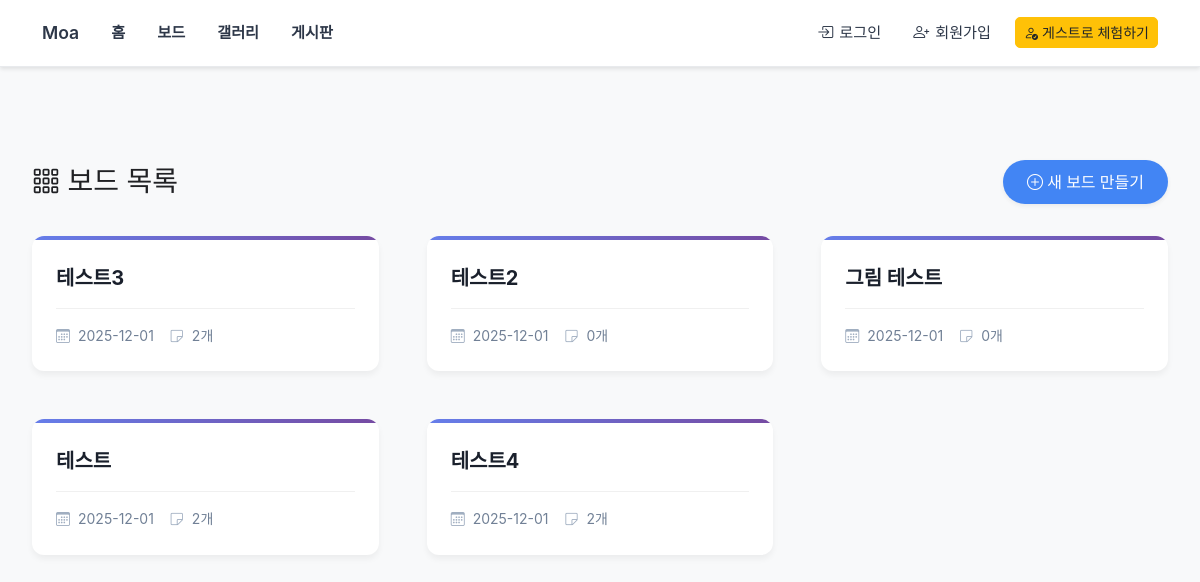
Screenshot of /collaboration/ with the database file from the repository.
### collaboration/models.py (models this page shows, shortened)
class Board(models.Model):
    title = models.CharField(max_length=100)
    creator = models.ForeignKey(
        settings.AUTH_USER_MODEL,
        on_delete=models.CASCADE,
        related_name='created_boards'
    )
    is_public = models.BooleanField(default=True, verbose_name='공개 여부')
    created_at = models.DateTimeField(auto_now_add=True)
    updated_at = models.DateTimeField(auto_now=True)
    class Meta:
        verbose_name = '보드'
        verbose_name_plural = '보드들'
        ordering = ['-created_at']

### collaboration/views.py (the view)
# urls.py: path('', views.board_list, name='board_list'),
def board_list(request):
    if request.user.is_authenticated:
        boards = Board.objects.filter(
            Q(is_public=True) | Q(creator=request.user)
        ).order_by('-created_at')
    else:
        boards = Board.objects.filter(is_public=True).order_by('-created_at')
    context = {
        'boards': boards
    }
    return render(request, 'collaboration/board_list.html', context)

### collaboration/templates/collaboration/board_list.html (shortened to what this page needs)
{% extends 'collaboration/base.html' %}
{% block content %}
<div class="gemini-header">
    <h1>
        <i class="bi bi-grid-3x3-gap"></i> 보드 목록
    </h1>
    <a href="{% url 'collaboration:board_create' %}" class="btn btn-gemini-primary">
        <i class="bi bi-plus-circle"></i> 새 보드 만들기
    </a>
</div>
{% if boards %}
    <div class="row row-cols-1 row-cols-md-2 row-cols-lg-3 g-5">
        {% for board in boards %}
            <div class="col">
                <a href="{% url 'collaboration:board_detail' board.id %}" class="board-card">
                    <div class="board-color-bar"></div>
                    <div class="board-card-body">
                        <h5 class="board-card-title">
                            {{ board.title }}
                        </h5>
                        <div class="board-card-meta">
                            <span class="board-card-meta-item">
                                <i class="bi bi-calendar3"></i>
                                <span>{{ board.created_at|date:"Y-m-d" }}</span>
                            </span>
                            <span class="board-card-meta-item">
                                <i class="bi bi-sticky"></i>
                                <span>{{ board.posts.count }}개</span>
                            </span>
                        </div>
                    </div>
                </a>
            </div>
        {% endfor %}
    </div>
{% else %}
    <div class="gemini-empty-state">
        <i class="bi bi-inbox"></i>
        <h4 class="mt-3 mb-2">등록된 보드가 없습니다</h4>
        <p class="text-muted">위의 버튼을 클릭하여 새 보드를 만들어보세요!</p>
    </div>
{% endif %}
{% endblock %}

### collaboration/static/css/style.css (style rules this page uses)
:root { --gemini-bg: #f8f9fa; --gemini-surface: #ffffff; --gemini-primary: #4285f4; --gemini-primary-light: #e8f0fe; --gemini-secondary: #34a853; --gemini-accent: #ea4335; --gemini-text: #202124; --gemini-text-light: #5f6368; --gemini-border: #e8eaed; --gemini-shadow: rgba(60, 64, 67, 0.08); --gemini-shadow-hover: rgba(60, 64, 67, 0.12); }
* { font-family: 'Noto Sans KR', -apple-system, BlinkMacSystemFont, 'Segoe UI', sans-serif; }
body { background-color: var(--gemini-bg); color: var(--gemini-text); font-family: 'Noto Sans KR', -apple-system, BlinkMacSystemFont, 'Segoe UI', 'Malgun Gothic', sans-serif; font-weight: 400; font-size: 1rem; line-height: 1.6; padding-top: 70px; }
.btn-gemini-primary { background-color: var(--gemini-primary); color: white; border: none; border-radius: 24px; padding: 0.625rem 1.5rem; font-weight: 500; box-shadow: 0 2px 4px var(--gemini-shadow); transition: all 0.2s ease; }
.gemini-header { display: flex; justify-content: space-between; align-items: center; margin-bottom: 2rem; flex-wrap: wrap; gap: 1rem; }
.gemini-header h1 { color: var(--gemini-text); font-weight: 500; font-size: 1.75rem; margin: 0; }

### collaboration/templates/collaboration/board_list.html (style rules this page uses)
body { background: #f8f9fa; padding-top: 80px; }
.board-card { border: none; border-radius: 12px; box-shadow: 0 4px 6px rgba(0, 0, 0, 0.05); transition: all 0.3s ease; overflow: hidden; height: 100%; display: flex; flex-direction: column; background: white; position: relative; text-decoration: none; color: inherit; cursor: pointer; }
.board-color-bar { height: 4px; width: 100%; background: linear-gradient(90deg, #667eea 0%, #764ba2 100%); }
.board-card:nth-child(1) .board-color-bar { background: linear-gradient(90deg, #667eea 0%, #764ba2 100%); }
.board-card-body { padding: 1.5rem; flex: 1; display: flex; flex-direction: column; }
.board-card-title { font-size: 1.25rem; font-weight: 700; margin-bottom: 1rem; color: #1a202c; line-height: 1.4; }
.board-card-meta { display: flex; align-items: center; gap: 1rem; margin-top: auto; padding-top: 1rem; border-top: 1px solid rgba(0, 0, 0, 0.06); flex-wrap: wrap; }
.board-card-meta-item { display: flex; align-items: center; gap: 0.5rem; color: #718096; font-size: 0.875rem; }
.board-card-meta-item i { font-size: 0.875rem; color: #a0aec0; }

### rows the page displays
Board: title "테스트3", created_at "2025-12-01", posts.count "2"
Board: title "테스트2", created_at "2025-12-01", posts.count "0"
Board: title "그림 테스트", created_at "2025-12-01", posts.count "0"
Board: title "테스트", created_at "2025-12-01", posts.count "2"
Board: title "테스트4", created_at "2025-12-01", posts.count "2"
